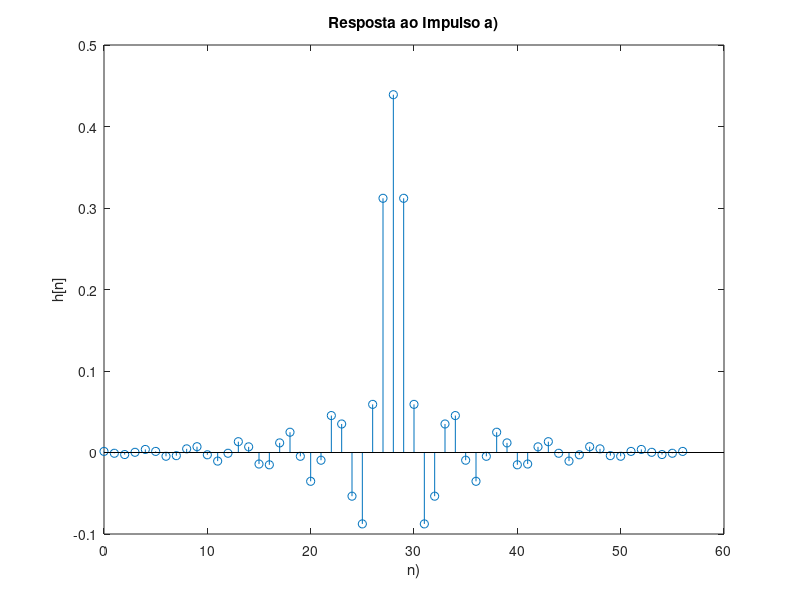
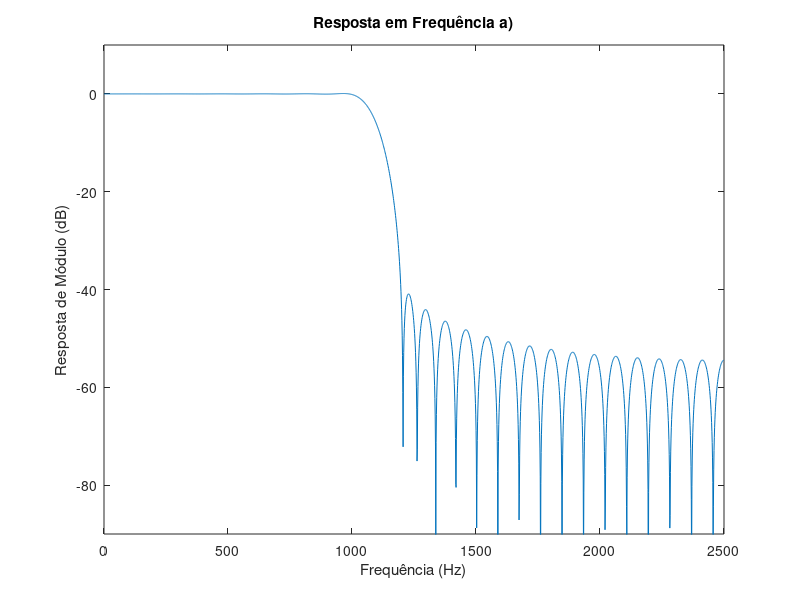
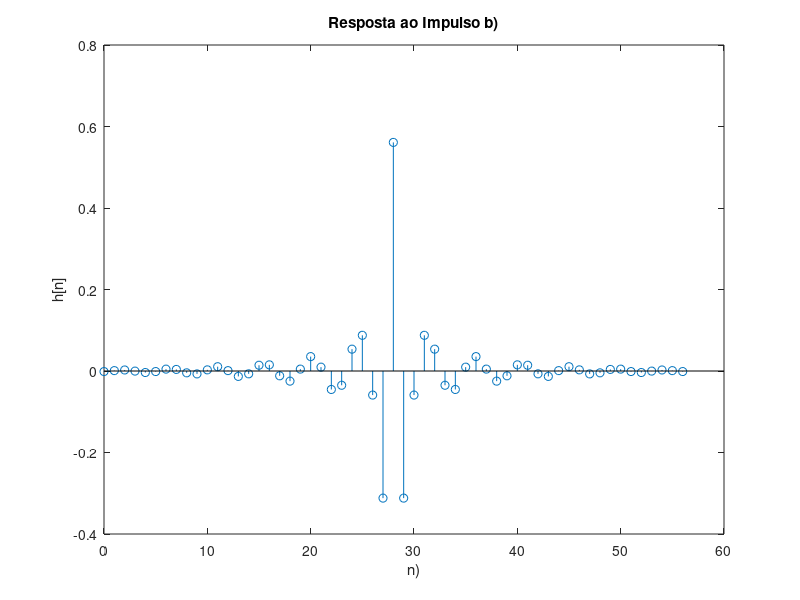
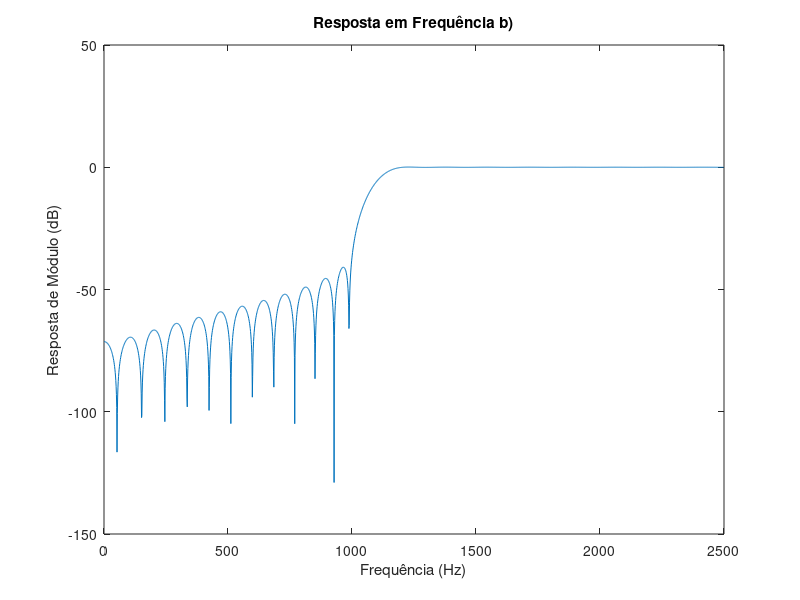

MATLAB code for these plots, in order:
% 2. Projete um filtro que satisfaça as especificações a seguir, usando a janela de Kaiser:
% a)
% • Ap = 1,0 dB
% • Ar = 40 dB
% • Ωp = 1000 rad/s
% • Ωr = 1200 rad/s
% • Ωs = 5000 rad/s

clear all; close all; clc;
pkg load signal;

Ap = 1;
Ar = 40;
Omega_p = 1000;
Omega_r = 1200;
Omega_s = 5000;

delta_p = (10^(0.05*Ap) - 1)/(10^(0.05*Ap) + 1);
delta_r = 10^(-0.05*Ar);
F = [Omega_p Omega_r];
A = [1 0];
ripples = [delta_p delta_r];
[M,Wn,beta,FILTYPE] = kaiserord(F,A,ripples,Omega_s);
kaiser_win = kaiser(M+1,beta);
h = fir1(M,Wn,FILTYPE,kaiser_win,'noscale');
figure(1)
stem(0:M,h)
ylabel('h[n]');
xlabel('n)');
title('Resposta ao Impulso a)');

[H,w]=freqz(h,1,2048,Omega_s);
figure(2)
plot(w,20*log10(abs(H)))
axis([0 Omega_s/2 -90 10])
ylabel('Resposta de Módulo (dB)');
xlabel('Frequência (Hz)');
title('Resposta em Frequência a)');






% _____________________________________
% b)
% • Ap = 1,0 dB
% • Ar = 40 dB
% • Ωr = 1000 rad/s
% • Ωp = 1200 rad/s
% • Ωs = 5000 rad/s

Ap = 1;
Ar = 40;
Omega_r = 1000;
Omega_p = 1200;
Omega_s = 5000;

delta_p = (10^(0.05*Ap) - 1)/(10^(0.05*Ap) + 1);
delta_r = 10^(-0.05*Ar);
F = [Omega_r Omega_p];
A = [0 1];
ripples = [delta_r delta_p];
[M,Wn,beta,FILTYPE] = kaiserord(F,A,ripples,Omega_s);
kaiser_win = kaiser(M+1,beta);
h = fir1(M,Wn,FILTYPE,kaiser_win,'noscale');
figure(3)
stem(0:M,h)
ylabel('h[n]');
xlabel('n)');
title('Resposta ao Impulso b)');

[H,w]=freqz(h,1,2048,Omega_s);
figure(4)
plot(w,20*log10(abs(H)))
# axis([0 Omega_s/2 -90 10])
ylabel('Resposta de Módulo (dB)');
xlabel('Frequência (Hz)');
title('Resposta em Frequência b)');






% _____________________________________
% c)
% • Ap = 1,0 dB
% • Ar = 80 dB
% • Ωr1 = 800 rad/s
% • Ωp1 = 1000 rad/s
% • Ωp2 = 1400 rad/s
% • Ωr2 = 1600 rad/s
% • Ωs = 10000 rad/s

Ap = 1;
Ar = 80;
Omega_r1 = 800;
Omega_p1 = 1000;
Omega_p2 = 1400;
Omega_r2 = 1600;
Omega_s = 10000;

delta_p = (10^(0.05*Ap) - 1)/(10^(0.05*Ap) + 1);
delta_r = 10^(-0.05*Ar);
F = [Omega_r1 Omega_p1 Omega_p2 Omega_r2];
A = [0 1 0];
ripples = [delta_r delta_p delta_r];
[M,Wn,beta,FILTYPE] = kaiserord(F,A,ripples,Omega_s);
kaiser_win = kaiser(M+1,beta);
h = fir1(M,Wn,FILTYPE,kaiser_win,'noscale');
figure(5)
stem(0:M,h)
ylabel('h[n]');
xlabel('n)');
title('Resposta ao Impulso c)');

[H,w]=freqz(h,1,2048,Omega_s);
figure(6)
plot(w,20*log10(abs(H)))
# axis([0 Omega_s/2 -90 10])
ylabel('Resposta de Módulo (dB)');
xlabel('Frequência (Hz)');
title('Resposta em Frequência c)');



